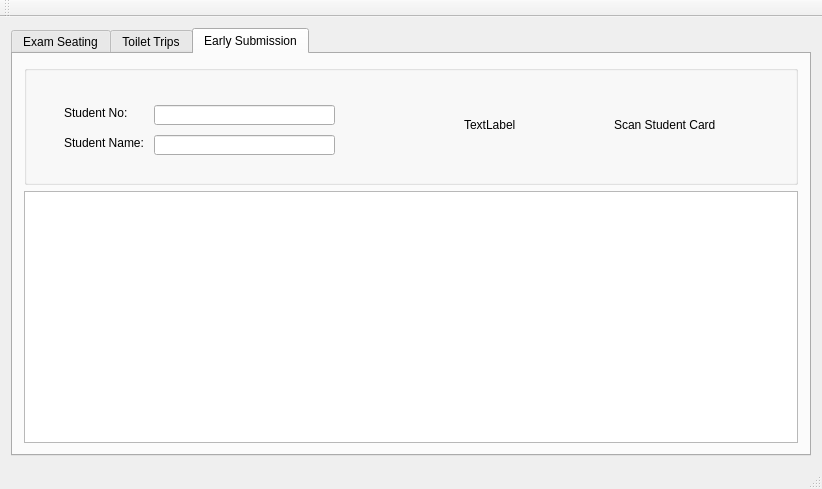
<?xml version="1.0" encoding="UTF-8"?>
<ui version="4.0">
 <class>MainWindow</class>
 <widget class="QMainWindow" name="MainWindow">
  <property name="geometry">
   <rect>
    <x>0</x>
    <y>0</y>
    <width>818</width>
    <height>489</height>
   </rect>
  </property>
  <property name="windowTitle">
   <string>MainWindow</string>
  </property>
  <widget class="QWidget" name="centralWidget">
   <layout class="QVBoxLayout" name="verticalLayout_3">
    <item>
     <widget class="QTabWidget" name="tabWidget">
      <property name="minimumSize">
       <size>
        <width>800</width>
        <height>420</height>
       </size>
      </property>
      <property name="currentIndex">
       <number>2</number>
      </property>
      <widget class="QWidget" name="tab">
       <attribute name="title">
        <string>Exam Seating</string>
       </attribute>
       <layout class="QVBoxLayout" name="verticalLayout">
        <item>
         <widget class="QGroupBox" name="groupBox">
          <property name="minimumSize">
           <size>
            <width>0</width>
            <height>120</height>
           </size>
          </property>
          <property name="title">
           <string/>
          </property>
          <widget class="QLabel" name="label_3">
           <property name="geometry">
            <rect>
             <x>590</x>
             <y>50</y>
             <width>171</width>
             <height>20</height>
            </rect>
           </property>
           <property name="text">
            <string>Scan Student Card</string>
           </property>
          </widget>
          <widget class="QLabel" name="seatRFIDIcon">
           <property name="geometry">
            <rect>
             <x>440</x>
             <y>10</y>
             <width>100</width>
             <height>100</height>
            </rect>
           </property>
           <property name="text">
            <string>TextLabel</string>
           </property>
          </widget>
          <widget class="QLabel" name="label_2">
           <property name="geometry">
            <rect>
             <x>40</x>
             <y>70</y>
             <width>91</width>
             <height>16</height>
            </rect>
           </property>
           <property name="text">
            <string>Student Name:</string>
           </property>
          </widget>
          <widget class="QLabel" name="label">
           <property name="geometry">
            <rect>
             <x>40</x>
             <y>40</y>
             <width>91</width>
             <height>16</height>
            </rect>
           </property>
           <property name="text">
            <string>Student No:</string>
           </property>
          </widget>
          <widget class="QLineEdit" name="seatLEStudentName">
           <property name="geometry">
            <rect>
             <x>130</x>
             <y>70</y>
             <width>181</width>
             <height>20</height>
            </rect>
           </property>
          </widget>
          <widget class="QLineEdit" name="seatLEStudentNo">
           <property name="geometry">
            <rect>
             <x>130</x>
             <y>40</y>
             <width>181</width>
             <height>20</height>
            </rect>
           </property>
          </widget>
         </widget>
        </item>
        <item>
         <widget class="QTableWidget" name="seatTableWidget">
          <property name="enabled">
           <bool>true</bool>
          </property>
          <property name="sizePolicy">
           <sizepolicy hsizetype="Expanding" vsizetype="Expanding">
            <horstretch>0</horstretch>
            <verstretch>0</verstretch>
           </sizepolicy>
          </property>
          <column>
           <property name="text">
            <string>Date</string>
           </property>
          </column>
          <column>
           <property name="text">
            <string>Time</string>
           </property>
          </column>
          <column>
           <property name="text">
            <string>Module</string>
           </property>
          </column>
          <column>
           <property name="text">
            <string>Venue</string>
           </property>
          </column>
          <column>
           <property name="text">
            <string>Seat</string>
           </property>
          </column>
         </widget>
        </item>
        <item>
         <widget class="QPushButton" name="pushButton">
          <property name="text">
           <string>PushButton</string>
          </property>
         </widget>
        </item>
       </layout>
      </widget>
      <widget class="QWidget" name="tab_2">
       <attribute name="title">
        <string>Toilet Trips</string>
       </attribute>
       <layout class="QVBoxLayout" name="verticalLayout_4">
        <item>
         <widget class="QGroupBox" name="groupBox_3">
          <property name="minimumSize">
           <size>
            <width>0</width>
            <height>120</height>
           </size>
          </property>
          <property name="title">
           <string/>
          </property>
          <widget class="QLabel" name="toiletScanLabel">
           <property name="geometry">
            <rect>
             <x>590</x>
             <y>50</y>
             <width>171</width>
             <height>20</height>
            </rect>
           </property>
           <property name="text">
            <string>Scan Student Card</string>
           </property>
          </widget>
          <widget class="QLabel" name="toiletRFIDIcon">
           <property name="geometry">
            <rect>
             <x>440</x>
             <y>10</y>
             <width>100</width>
             <height>100</height>
            </rect>
           </property>
           <property name="text">
            <string>TextLabel</string>
           </property>
          </widget>
          <widget class="QLabel" name="label_15">
           <property name="geometry">
            <rect>
             <x>40</x>
             <y>50</y>
             <width>91</width>
             <height>16</height>
            </rect>
           </property>
           <property name="text">
            <string>Student Name:</string>
           </property>
          </widget>
          <widget class="QLabel" name="label_16">
           <property name="geometry">
            <rect>
             <x>40</x>
             <y>20</y>
             <width>91</width>
             <height>16</height>
            </rect>
           </property>
           <property name="text">
            <string>Student No:</string>
           </property>
          </widget>
          <widget class="QLineEdit" name="toiletLEStudentName">
           <property name="geometry">
            <rect>
             <x>130</x>
             <y>50</y>
             <width>181</width>
             <height>20</height>
            </rect>
           </property>
          </widget>
          <widget class="QLineEdit" name="toiletLEStudentNo">
           <property name="geometry">
            <rect>
             <x>130</x>
             <y>20</y>
             <width>181</width>
             <height>20</height>
            </rect>
           </property>
          </widget>
          <widget class="QLabel" name="label_17">
           <property name="geometry">
            <rect>
             <x>40</x>
             <y>80</y>
             <width>71</width>
             <height>16</height>
            </rect>
           </property>
           <property name="text">
            <string>Lecturer ID :</string>
           </property>
          </widget>
          <widget class="QLineEdit" name="toiletLELecturerID">
           <property name="geometry">
            <rect>
             <x>130</x>
             <y>80</y>
             <width>181</width>
             <height>20</height>
            </rect>
           </property>
          </widget>
         </widget>
        </item>
        <item>
         <widget class="QTableWidget" name="toiletTableWidget"/>
        </item>
       </layout>
      </widget>
      <widget class="QWidget" name="tab_3">
       <attribute name="title">
        <string>Early Submission</string>
       </attribute>
       <layout class="QVBoxLayout" name="verticalLayout_5">
        <item>
         <widget class="QGroupBox" name="groupBox_4">
          <property name="minimumSize">
           <size>
            <width>0</width>
            <height>120</height>
           </size>
          </property>
          <property name="title">
           <string/>
          </property>
          <widget class="QLabel" name="label_18">
           <property name="geometry">
            <rect>
             <x>590</x>
             <y>50</y>
             <width>171</width>
             <height>20</height>
            </rect>
           </property>
           <property name="text">
            <string>Scan Student Card</string>
           </property>
          </widget>
          <widget class="QLabel" name="subRFIDIcon">
           <property name="geometry">
            <rect>
             <x>440</x>
             <y>10</y>
             <width>100</width>
             <height>100</height>
            </rect>
           </property>
           <property name="text">
            <string>TextLabel</string>
           </property>
          </widget>
          <widget class="QLabel" name="label_20">
           <property name="geometry">
            <rect>
             <x>40</x>
             <y>70</y>
             <width>91</width>
             <height>16</height>
            </rect>
           </property>
           <property name="text">
            <string>Student Name:</string>
           </property>
          </widget>
          <widget class="QLabel" name="label_21">
           <property name="geometry">
            <rect>
             <x>40</x>
             <y>40</y>
             <width>91</width>
             <height>16</height>
            </rect>
           </property>
           <property name="text">
            <string>Student No:</string>
           </property>
          </widget>
          <widget class="QLineEdit" name="subLEStudentName">
           <property name="geometry">
            <rect>
             <x>130</x>
             <y>70</y>
             <width>181</width>
             <height>20</height>
            </rect>
           </property>
          </widget>
          <widget class="QLineEdit" name="subLEStudentNo">
           <property name="geometry">
            <rect>
             <x>130</x>
             <y>40</y>
             <width>181</width>
             <height>20</height>
            </rect>
           </property>
          </widget>
         </widget>
        </item>
        <item>
         <widget class="QTableWidget" name="subTableWidget"/>
        </item>
       </layout>
      </widget>
     </widget>
    </item>
   </layout>
  </widget>
  <widget class="QMenuBar" name="menuBar">
   <property name="geometry">
    <rect>
     <x>0</x>
     <y>0</y>
     <width>818</width>
     <height>21</height>
    </rect>
   </property>
  </widget>
  <widget class="QToolBar" name="mainToolBar">
   <attribute name="toolBarArea">
    <enum>TopToolBarArea</enum>
   </attribute>
   <attribute name="toolBarBreak">
    <bool>false</bool>
   </attribute>
  </widget>
  <widget class="QStatusBar" name="statusBar"/>
 </widget>
 <layoutdefault spacing="6" margin="11"/>
 <resources/>
 <connections/>
</ui>
